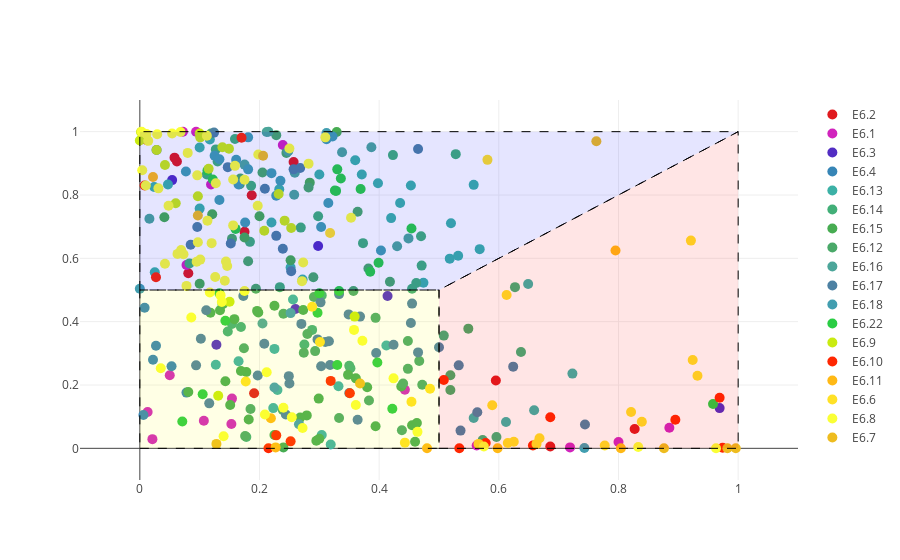

Here is the notebook cell this chart was saved with:
### Code cell
import colorlover as cl


bupu = cl.scales['7']['qual']['Set1']
bupu500 = cl.interp( bupu, 20 )

traces = []
i = 0
for key, val in sub.items():
    trace = go.Scatter(
        x = [i[0] for i in val],
        y = [i[1] for i in val],
        mode='markers+text',
        marker=dict(
            symbol='circle',
            size=10,
            color=bupu500[i],
        ),
        name=key
    )
    i+=1
    traces.append(trace)

layout = {
    'xaxis': {
        'range': [-0.1, 1.1],
    },
    'yaxis': {
        'range': [-0.1, 1.1]
    },
    'shapes': [
        # G1
        {
            'type': 'path',
            'path': ' M 0.5,0 L1,0 L1,1 L0.5,0.5 Z',
            'fillcolor': 'rgba(255,0,0,0.1)',
            'line': {
                'width': 1,
                'dash': 'dash'
            }
        },
        # S
        {
            'type': 'path',
            'path': ' M 0,0 L0.5,0 L0.5,0.5 L0,0.5 Z',
            'fillcolor': 'rgba(255,255,0,0.1)',
            'line': {
                'width': 1,
                'dash': 'dash'
            }
        },
        # G2M
        {
            'type': 'path',
            'path': ' M 0,0.5 L0,1 L1,1 L0.5,0.5 Z',
            'fillcolor': 'rgba(0,0,255,0.1)',
            'line': {
                'width': 1,
                'dash': 'dash'
            }
        }
    ]
}
fig = {
    'data': traces,
    'layout': layout,
}

iplot(fig)
